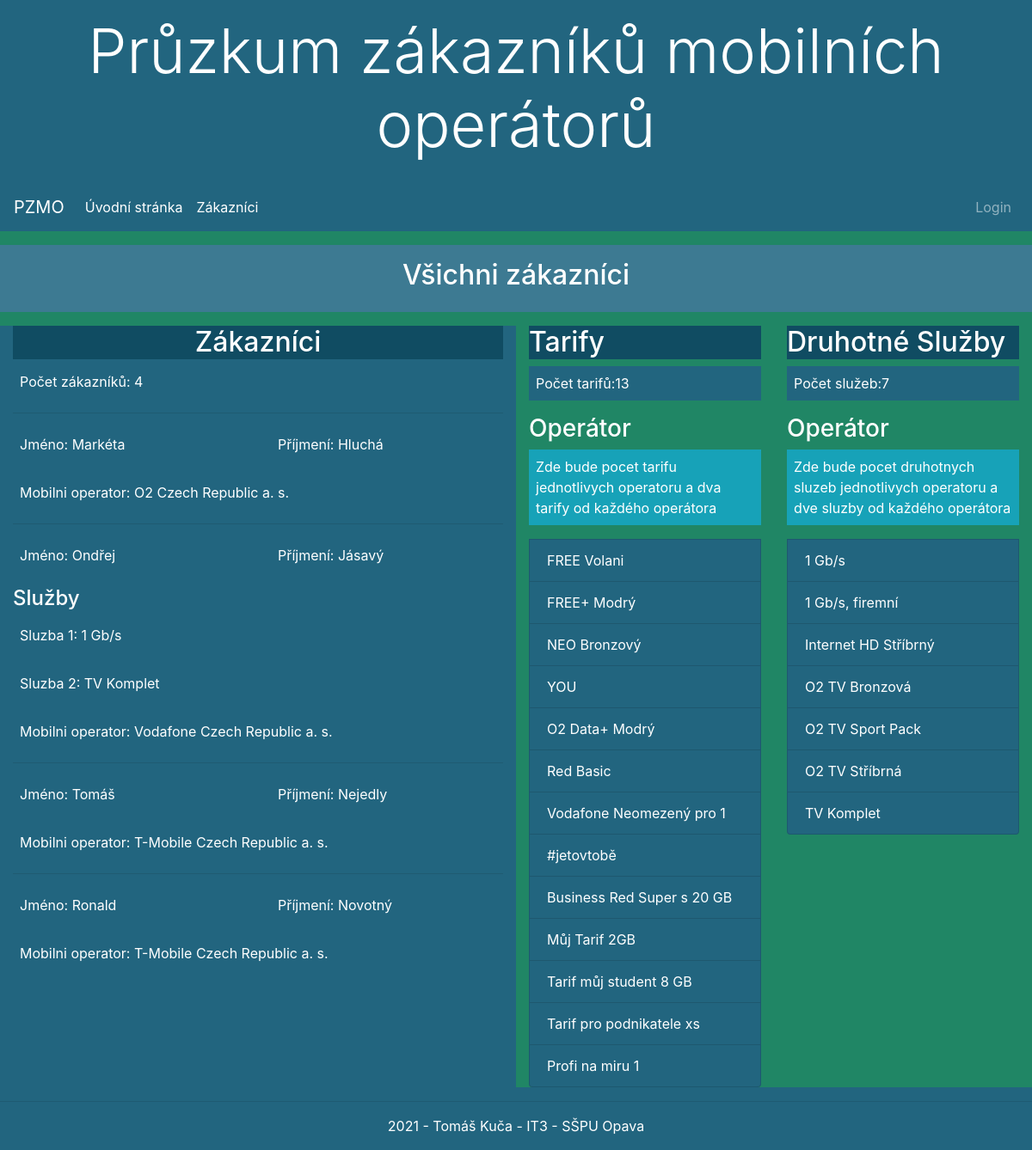
Before: /zakaznici/ with the older database file.
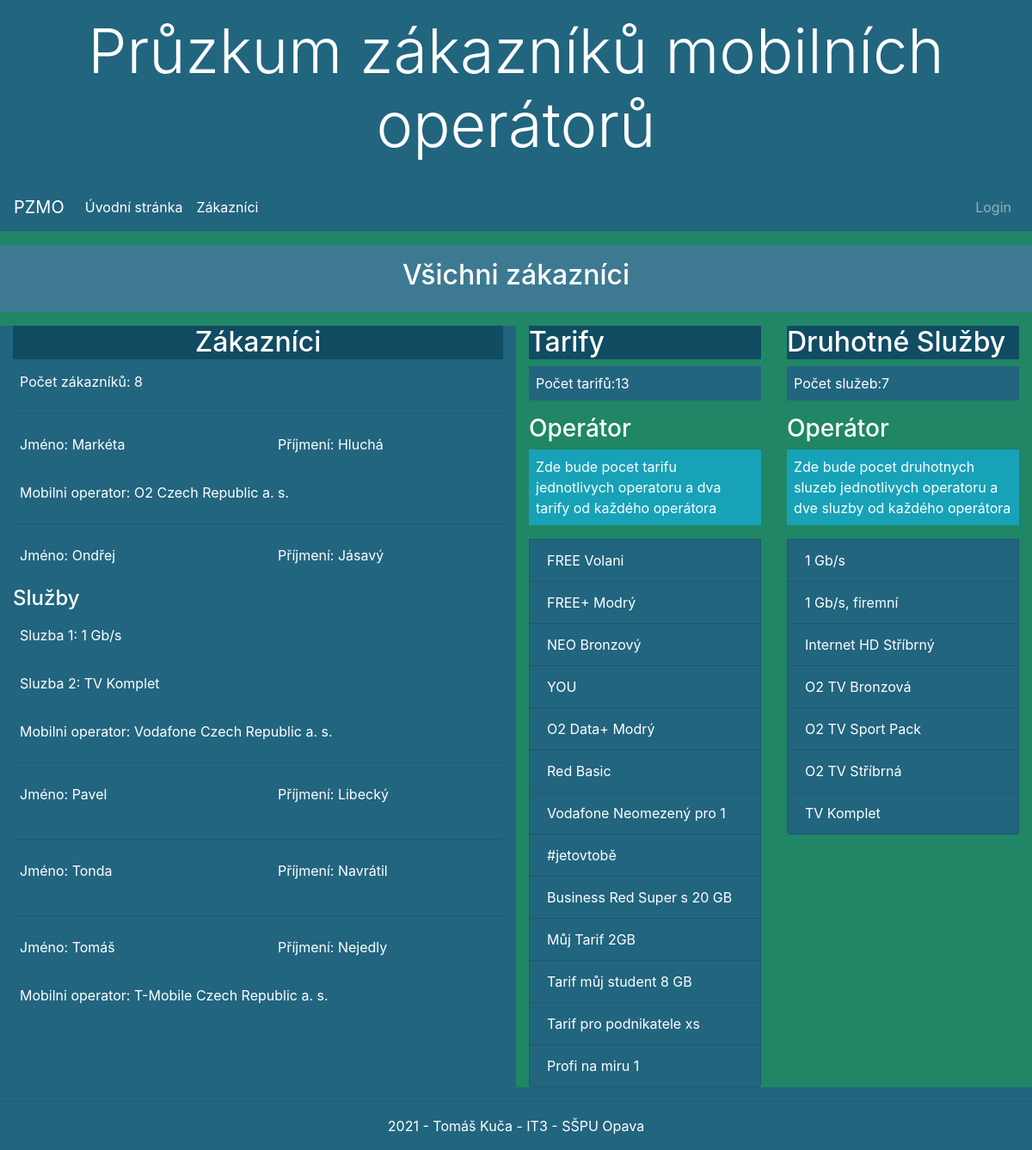
After: the same page with the newer database file.
### zakaznici/models.py (models this page shows, shortened)
class Zakaznik(models.Model):
    jmeno = models.CharField(max_length=30, verbose_name='Křestní jméno')
    prijmeni = models.CharField(max_length=30, verbose_name='Příjmení')
    psc = models.PositiveIntegerField(validators=[MinValueValidator(10000), MaxValueValidator(99999)],
                                      verbose_name='Poštovní směrovací číslo')
    ulice = models.CharField(max_length=20, verbose_name='Ulice', blank=True)
    mesto = models.CharField(max_length=30, verbose_name='Město')
    cp = models.CharField(max_length=4, verbose_name='Číslo popisné')
    email = models.EmailField(max_length=50, unique=True, blank=True,null=True, verbose_name='Email zákazníka')
    druhotne_sluzby = models.ManyToManyField(DruhotneSluzby, blank=True, null=True,
                                             help_text='Select a secondary service of mobile operator which you use')
    class Meta:
        ordering = ['prijmeni']

class Smlouva(models.Model):
    datum_uzavreni = models.DateField(blank=True, null=True, verbose_name='Datum uzavření')
    zakaznik = models.ForeignKey(Zakaznik, on_delete=models.CASCADE)
    tarif = models.ForeignKey(Tarif, on_delete=models.CASCADE)
    operator = models.ForeignKey(MobilniOperator, on_delete=models.CASCADE)
    class Meta:
        ordering = ['datum_uzavreni']

class MobilniOperator(models.Model):
    nazev = models.CharField(max_length=100, verbose_name='Jméno mobilního operátora')
    psc = models.PositiveIntegerField(validators=[MinValueValidator(10000), MaxValueValidator(99999)],
                                      verbose_name='Poštovní směrovací číslo')
    ulice = models.CharField(max_length=20, verbose_name='Ulice')
    mesto = models.CharField(max_length=30, verbose_name='Město')
    cp = models.CharField(max_length=4, verbose_name='Číslo popisné')
    kontakt = models.PositiveIntegerField(validators=[MinValueValidator(100000000), MaxValueValidator(999999999)],
                                        default=111111111, verbose_name='Telefonni číslo')
    class Meta:
        ordering = ['nazev']

class DruhotneSluzby(models.Model):
    nazev = models.CharField(max_length=45, verbose_name='Nazev druhotné služby')
    cena = models.DecimalField(max_digits=5, decimal_places=2, verbose_name='Cena služeb za měsíc')
    popis = models.TextField(blank=True, null=True, verbose_name='Popis sluzby')
    operator = models.ForeignKey(MobilniOperator, on_delete=models.CASCADE)
    class Meta:
        ordering = ['nazev']

class Tarif(models.Model):
    nazev = models.CharField(max_length=40,verbose_name='Nazev tarifu')
    cena = models.DecimalField(max_digits=7,decimal_places=2, verbose_name='Cena tarifu')
    operator = models.ForeignKey(MobilniOperator, on_delete=models.CASCADE, blank=True, null=True)
    class Meta:
        order_with_respect_to = 'operator'

### zakaznici/views.py (the view)
# urls.py: path('', views.index, name='index'),
def index(requests):
    num_customers = Zakaznik.objects.all().count()
    num_tarify = Tarif.objects.all().count()
    num_sluzby = DruhotneSluzby.objects.all().count()
    customers = Zakaznik.objects.order_by('prijmeni')[:5]
    contracts = Smlouva.objects.order_by('-zakaznik')
    tarify = Tarif.objects.all()
    sluzby = DruhotneSluzby.objects.all()
    num_sluzby
    context = {
        'num_customers': num_customers,
        'num_tarify': num_tarify,
        'num_sluzby': num_sluzby,
        'customers': customers,
        'contracts': contracts,
        'sluzby': sluzby,
        'tarify': tarify,
    }
    return render(requests, 'index.html', context=context)

### zakaznici/templates/index.html
{% extends "base.html" %}
{% block content %}
<div class="row mt-3 mb-3 p-3 nadpis">
    <div class="col-sm-12">
        <h2 class="text-center ">Všichni zákazníci</h2>
    </div>
</div>
<div class="row" >
    {% include 'blocks/zakaznici.html' %}
    {% include 'blocks/tarify.html' %}
    {% include 'blocks/druhotne_sluzby.html' %}
</div>
{% endblock %}

### zakaznici/templates/blocks/zakaznici.html
<div class="col-md-6" id="zakaznici">
        <h2 class="text-center">Zákazníci</h2>
        <p>Počet zákazníků: {{ num_customers }}</p>
        {% for customer in customers %}
        <hr>
        <div class="row">
                <div class="col-md-6">
                        <p>Jméno: {{ customer.jmeno}}</p>
                </div>
                <div class="col-md-6">
                        <p>Příjmení: {{customer.prijmeni}}</p>
                </div>
        </div>
        {% if customer.druhotne_sluzby.all %}
        <h4>Služby</h4>
        {% for  sluz in customer.druhotne_sluzby.all %}
        <p>Sluzba {{ forloop.counter0 |add:"1"}}: {{ sluz.nazev }}</p>
        {% endfor %}
        {% endif %}
        {% for contract in contracts %}
            {% if customer.jmeno == contract.zakaznik.jmeno and customer.prijmeni == contract.zakaznik.prijmeni %}
        <p>Mobilni operator: {{ contract.operator.nazev }}</p>
            {% endif %}
        {% endfor %}
    {% endfor %}
</div>

### zakaznici/templates/blocks/tarify.html
<div class="col-md-3" id="tarify">
        <h2>Tarify</h2>
        <p>Počet tarifů:{{ num_tarify }}</p>
    <h3>Operátor</h3>
    <ul class="list-group">
            <p class="bg-info"> Zde bude pocet tarifu jednotlivych operatoru a dva tarify od každého operátora</p>
        {% for tarif in tarify %}
        <li class="list-group-item">{{tarif.nazev}}</li>
        {% endfor %}
        </ul>
</div>

### zakaznici/templates/blocks/druhotne_sluzby.html
<div class="col-md-3" id="sluzby">
        <h2>Druhotné Služby</h2>
        <p>Počet služeb:{{ num_sluzby }}</p>
    <h3>Operátor</h3>
    <ul class="list-group">
            <p class="bg-info"> Zde bude pocet druhotnych sluzeb jednotlivych operatoru a dve sluzby od každého operátora</p>
        {% for sluzba in sluzby %}
        <li class="list-group-item">{{sluzba.nazev}}</li>
        {% endfor %}
        </ul>
</div>

Changed rows visible on the page:
no longer on this page (row unchanged): Zakaznik: jmeno "Ronald", prijmeni "Novotný"
no longer on this page (row unchanged): Smlouva: operator.nazev "T-Mobile Czech Republic a. s.", shown under "Ronald"
added Zakaznik: jmeno "Pavel", prijmeni "Libecký"
added Zakaznik: jmeno "Tonda", prijmeni "Navrátil"
Other visible differences:
{{ num_customers }}: "4" → "8"
